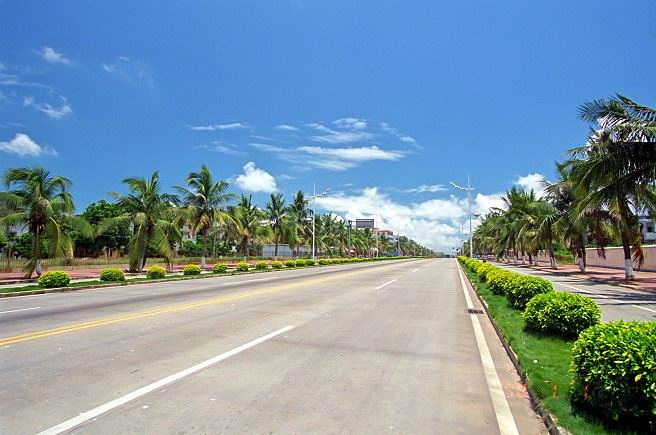
#> input picture mlpy/机器学习实践指南代码及资源/程序/test1.jpg, 656 x 435 px
$ python 4-4.py   (Python 2 division)
#> lines starting #> are read from the running program, lines starting #| are printed output that depends on the picture
#!/usr/bin/env python
#-*- coding: utf-8 -*-
#4-4.py
import cv2
import numpy as np


fn="test1.jpg"

if __name__ == '__main__':
    print 'http://blog.csdn.net/myhaspl'
    print 'myhaspl@qq.com'
    print
    print 'loading %s ...' % fn
    print u'正在处理中',
    img = cv2.imread(fn)
#> img is the input picture: shape (435, 656, 3); mean B, G, R 163.1, 147.9, 122.4
    w=img.shape[1]
#> w = 656
    h=img.shape[0]
#> h = 435
    ii=0
    #将全部色彩变暗
    for xi in xrange(0,w):
        for xj in xrange (0,h):
            img[xj,xi,0]= int(img[xj,xi,0]*0.2)
            img[xj,xi,1]= int(img[xj,xi,1]*0.2)
            img[xj,xi,2]= int(img[xj,xi,2]*0.2)
        if  xi%10==0 :print '.',
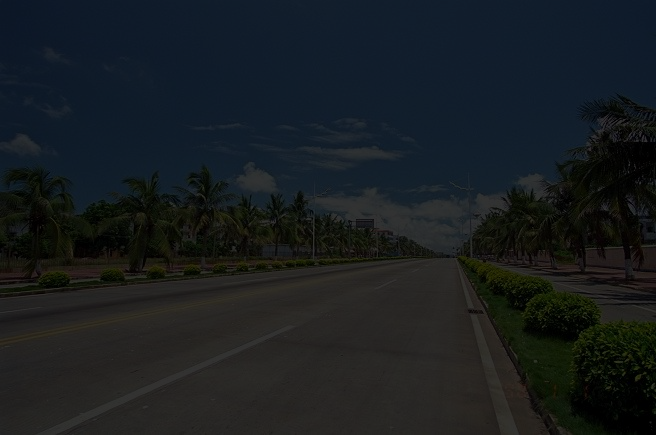
#> img: shape (435, 656, 3); mean B, G, R 32.2, 29.2, 24.1
    cv2.namedWindow('img')
    cv2.imshow('img', img)
    cv2.waitKey()
    cv2.destroyAllWindows()
    print''
    print u'正在处理中' ,
    #将全部色彩变亮
    for xi in xrange(0,w):
        for xj in xrange (0,h):
            img[xj,xi,0]= int(img[xj,xi,0]*10.2)
            img[xj,xi,1]= int(img[xj,xi,1]*10.2)
            img[xj,xi,2]= int(img[xj,xi,2]*10.2)
        if  xi%10==0 :print '.',
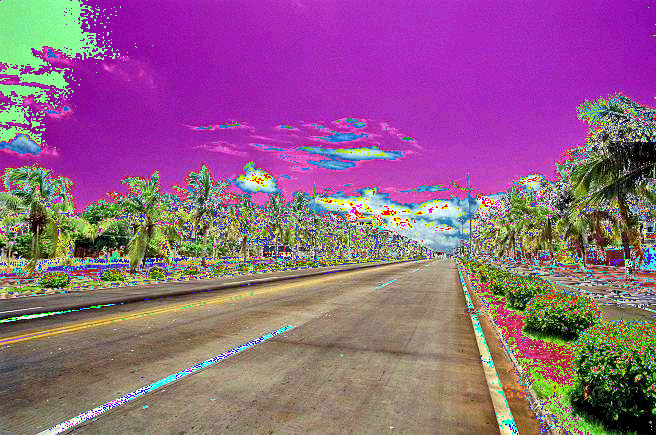
#> img: shape (435, 656, 3); mean B, G, R 132.5, 98.2, 145.6
    cv2.namedWindow('img')
    cv2.imshow('img', img)
    cv2.waitKey()
    cv2.destroyAllWindows()

$ run again, with mlpy/机器学习实践指南代码及资源/程序/test2.jpg copied over mlpy/机器学习实践指南代码及资源/程序/test1.jpg
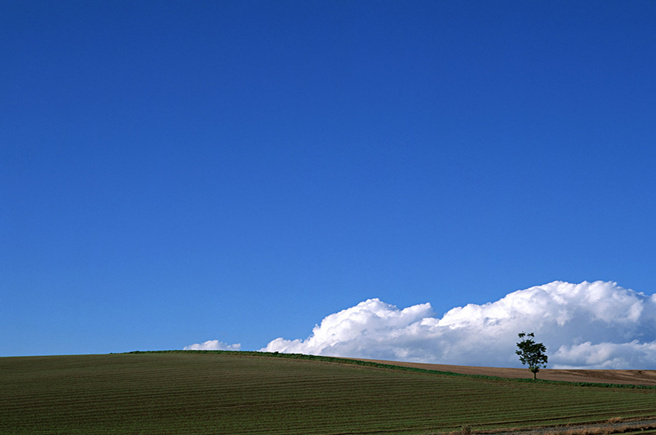
#> input picture mlpy/机器学习实践指南代码及资源/程序/test2.jpg, 656 x 435 px
#> img is the input picture: shape (435, 656, 3); mean B, G, R 162.9, 99.8, 59.6
#> after the loop `for xi in xrange(0,w):`:
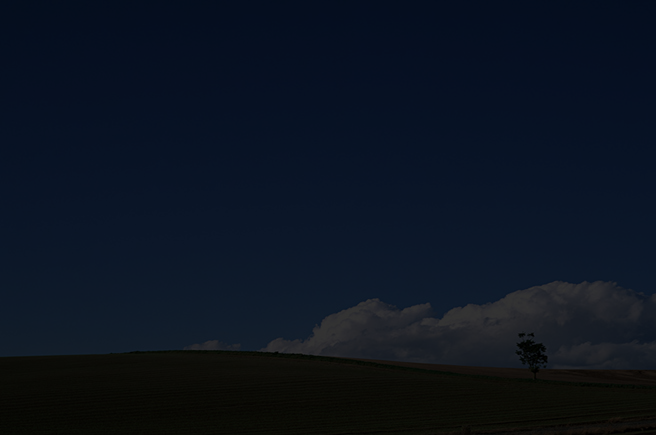
#> img: shape (435, 656, 3); mean B, G, R 32.2, 19.6, 11.5
#> after the loop `for xi in xrange(0,w):`:
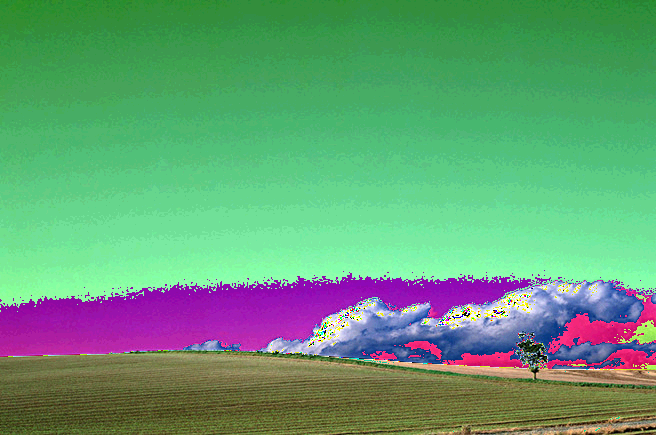
#> img: shape (435, 656, 3); mean B, G, R 116.2, 157.1, 100.6

$ run again, with mlpy/机器学习实践指南代码及资源/程序/billtest.png saved as mlpy/机器学习实践指南代码及资源/程序/test1.jpg
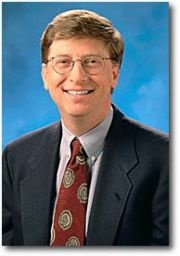
#> input picture mlpy/机器学习实践指南代码及资源/程序/billtest.png, 180 x 256 px
#> img is the input picture: shape (256, 180, 3); mean B, G, R 117.8, 106.9, 91.7
#> after the loop `for xi in xrange(0,w):`:
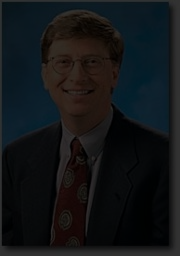
#> img: shape (256, 180, 3); mean B, G, R 23.2, 21, 17.9
#> after the loop `for xi in xrange(0,w):`:
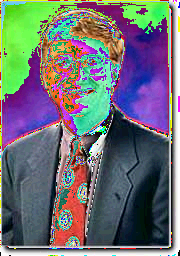
#> img: shape (256, 180, 3); mean B, G, R 115.6, 111.9, 108.7
